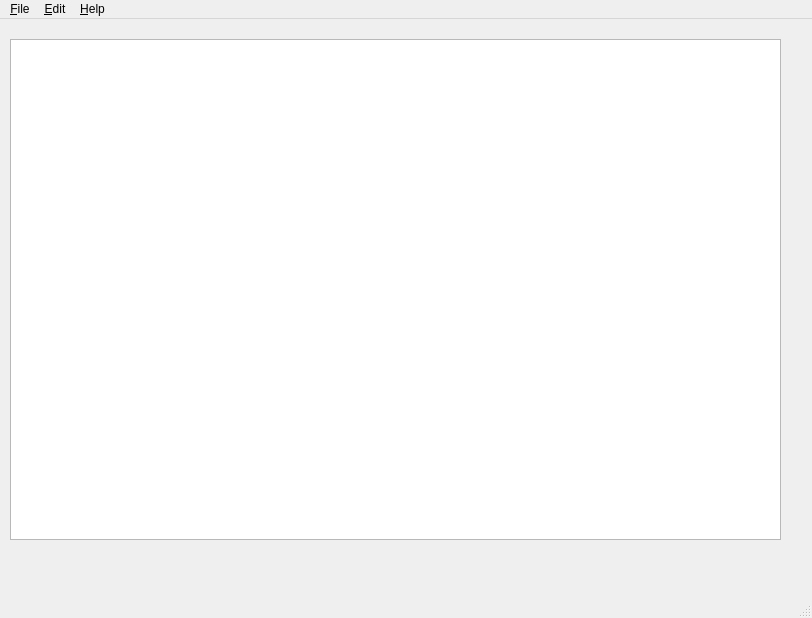
<?xml version="1.0" encoding="UTF-8"?>
<ui version="4.0">
 <class>MainWindow</class>
 <widget class="QMainWindow" name="MainWindow">
  <property name="geometry">
   <rect>
    <x>0</x>
    <y>0</y>
    <width>812</width>
    <height>618</height>
   </rect>
  </property>
  <property name="windowTitle">
   <string>Notepad</string>
  </property>
  <widget class="QWidget" name="centralwidget">
   <widget class="QTextEdit" name="textEdit">
    <property name="geometry">
     <rect>
      <x>10</x>
      <y>20</y>
      <width>771</width>
      <height>501</height>
     </rect>
    </property>
   </widget>
  </widget>
  <widget class="QMenuBar" name="menubar">
   <property name="geometry">
    <rect>
     <x>0</x>
     <y>0</y>
     <width>812</width>
     <height>21</height>
    </rect>
   </property>
   <widget class="QMenu" name="menuFile">
    <property name="title">
     <string>&amp;File</string>
    </property>
    <addaction name="separator"/>
    <addaction name="actionNew"/>
    <addaction name="actionOpen"/>
    <addaction name="separator"/>
    <addaction name="actionSave"/>
    <addaction name="actionSave_as"/>
    <addaction name="actionPrint"/>
    <addaction name="separator"/>
    <addaction name="actionExit"/>
   </widget>
   <widget class="QMenu" name="menuEdit">
    <property name="title">
     <string>&amp;Edit</string>
    </property>
    <addaction name="actionCopy"/>
    <addaction name="actionCut"/>
    <addaction name="actionPaste"/>
    <addaction name="separator"/>
    <addaction name="actionRedo"/>
    <addaction name="actionUndo"/>
    <addaction name="separator"/>
    <addaction name="actionSelectAll"/>
   </widget>
   <widget class="QMenu" name="menuHelp">
    <property name="title">
     <string>&amp;Help</string>
    </property>
    <addaction name="actionHelp"/>
   </widget>
   <addaction name="menuFile"/>
   <addaction name="menuEdit"/>
   <addaction name="menuHelp"/>
  </widget>
  <widget class="QStatusBar" name="statusbar"/>
  <action name="actionNew">
   <property name="icon">
    <iconset>
     <normaloff>:/images/new.jpg</normaloff>
     <normalon>new.jpg</normalon>:/images/new.jpg</iconset>
   </property>
   <property name="text">
    <string>&amp;New                    Ctrl + N</string>
   </property>
  </action>
  <action name="actionOpen">
   <property name="icon">
    <iconset>
     <normaloff>:/images/open.png</normaloff>:/images/open.png</iconset>
   </property>
   <property name="text">
    <string>&amp;Open                  Ctrl + O</string>
   </property>
  </action>
  <action name="actionSave">
   <property name="icon">
    <iconset>
     <normaloff>:/images/save.png</normaloff>:/images/save.png</iconset>
   </property>
   <property name="text">
    <string>&amp;Save                    Ctrl + S</string>
   </property>
  </action>
  <action name="actionSave_as">
   <property name="icon">
    <iconset>
     <normaloff>:/images/save.png</normaloff>:/images/save.png</iconset>
   </property>
   <property name="text">
    <string>&amp;Save as               Ctrl + Shift + S</string>
   </property>
  </action>
  <action name="actionCopy">
   <property name="icon">
    <iconset>
     <normaloff>:/images/copy.png</normaloff>:/images/copy.png</iconset>
   </property>
   <property name="text">
    <string>&amp;Copy                    Ctrl + C</string>
   </property>
  </action>
  <action name="actionCut">
   <property name="icon">
    <iconset>
     <normaloff>:/images/cut.jpg</normaloff>:/images/cut.jpg</iconset>
   </property>
   <property name="text">
    <string>&amp;Cut                       Ctrl + X</string>
   </property>
  </action>
  <action name="actionPaste">
   <property name="icon">
    <iconset>
     <normaloff>:/images/paste.png</normaloff>:/images/paste.png</iconset>
   </property>
   <property name="text">
    <string>&amp;Paste                    Ctrl + V</string>
   </property>
  </action>
  <action name="actionPrint">
   <property name="icon">
    <iconset>
     <normaloff>:/images/print.png</normaloff>:/images/print.png</iconset>
   </property>
   <property name="text">
    <string>&amp;Print                   Ctrl + F</string>
   </property>
  </action>
  <action name="actionHelp">
   <property name="icon">
    <iconset>
     <normaloff>:/images/Help.png</normaloff>:/images/Help.png</iconset>
   </property>
   <property name="text">
    <string>&amp;Help</string>
   </property>
  </action>
  <action name="actionRedo">
   <property name="icon">
    <iconset>
     <normaloff>:/images/redo.png</normaloff>:/images/redo.png</iconset>
   </property>
   <property name="text">
    <string>&amp;Redo                    Ctrl + Shift + Z</string>
   </property>
  </action>
  <action name="actionUndo">
   <property name="icon">
    <iconset>
     <normaloff>:/images/undo.jpg</normaloff>:/images/undo.jpg</iconset>
   </property>
   <property name="text">
    <string>&amp;Undo                   Ctrl + Z</string>
   </property>
  </action>
  <action name="actionSelectAll">
   <property name="icon">
    <iconset>
     <normaloff>:/images/selectAll.png</normaloff>:/images/selectAll.png</iconset>
   </property>
   <property name="text">
    <string>&amp;SelectAll              Ctrl + A</string>
   </property>
  </action>
  <action name="actionExit">
   <property name="icon">
    <iconset>
     <normaloff>:/images/exit.png</normaloff>:/images/exit.png</iconset>
   </property>
   <property name="text">
    <string>&amp;Exit</string>
   </property>
  </action>
 </widget>
 <resources/>
 <connections/>
</ui>
